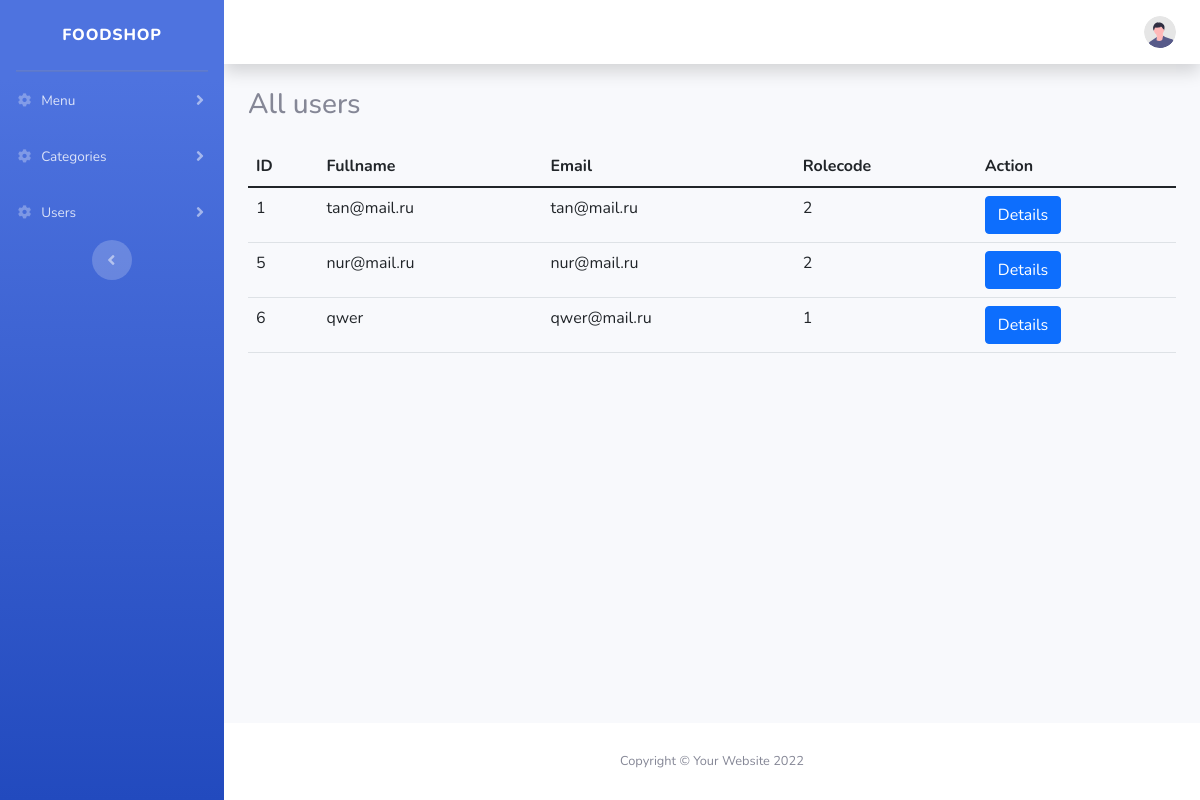
/admin/allusers.php, run on the app's committed database.
### tables this page shows
CREATE TABLE `users` (
  `id` int(11) NOT NULL,
  `login` varchar(222) NOT NULL,
  `password` varchar(222) NOT NULL,
  `fullname` varchar(222) NOT NULL,
  `role_id` int(11) NOT NULL DEFAULT 1
);

### users/db.php (called while the page is built, shortened)
<?php
			try{
				$connection = new PDO("mysql:host=localhost;dbname=foodshop","root","");
			}
			catch(Exception $e){
				echo $e->getMessage();
			}
	function getAllUsers(){
		global $connection;
		try{
			$query = $connection->prepare("
				select * from users;
			");
			$query->execute();
			$result = $query->fetchAll();
		}
		catch(Exception $e){
			echo $e->getMessage();
		}
		return $result;
	}

### admin/allusers.php (the view, shortened to what this page needs)
<!DOCTYPE html>
<head>
    <?php require_once 'admin-head.php'; ?>
</head>
<body id="page-top">
    <?php require_once 'sidebar-top.php'; ?>
    <div class="container-fluid">
        <div class="d-sm-flex align-items-center justify-content-between mb-4">
            <h1 class="h3 mb-0 text-gray-800">All users</h1>
        </div>
        <?php
          require_once '../users/db.php';
        ?>
        <table class="table">
          <thead>
            <tr>
              <th scope="col">ID</th>
              <th scope="col">Fullname</th>
              <th scope="col">Email</th>
              <th scope="col">Rolecode</th>
              <th scope="col">Action</th>
            </tr>
          </thead>
          <tbody>
            <?php
                $users = getAllUsers();
                foreach($users as $user){
            ?>
                <tr>
                    <td><?php echo $user['id']; ?></td>
                    <td><?php echo $user['fullname']; ?></td>
                    <td><?php echo $user['login']; ?></td>
                    <td><?php echo $user['role_id']; ?></td>
                    <td> <a class="btn btn-primary" href="oneuser.php?id=<?php echo $user['id']; ?>">Details</a></td>
                </tr>
            <?php
                }
            ?>
          </tbody>
        </table>
    </div>
  <?php require_once 'sidebar-bottom.php'; ?>
</body>
</html>

### admin/css/sb-admin-2.css (style rules this page uses)
*, *::before, *::after { box-sizing: border-box; }
body { margin: 0; font-family: "Nunito", -apple-system, BlinkMacSystemFont, "Segoe UI", Roboto, "Helvetica Neue", Arial, sans-serif, "Apple Color Emoji", "Segoe UI Emoji", "Segoe UI Symbol", "Noto Color Emoji"; font-size: 1rem; font-weight: 400; line-height: 1.5; color: #858796; text-align: left; background-color: #fff; }
h1, h2, h3, h4, h5, h6 { margin-top: 0; margin-bottom: 0.5rem; }
a { color: #4e73df; text-decoration: none; background-color: transparent; }
@media (min-width: 576px) { .d-sm-flex { display: flex !important; } }
body { height: 100%; }
.container, .container-fluid, .container-sm, .container-md, .container-lg, .container-xl { padding-left: 1.5rem; padding-right: 1.5rem; }

### data on the page
users: id "1", fullname "tan@mail.ru", login "tan@mail.ru", role "2"
users: id "5", fullname "nur@mail.ru", login "nur@mail.ru", role "2"
users: id "6", fullname "qwer", login "qwer@mail.ru", role "1"
